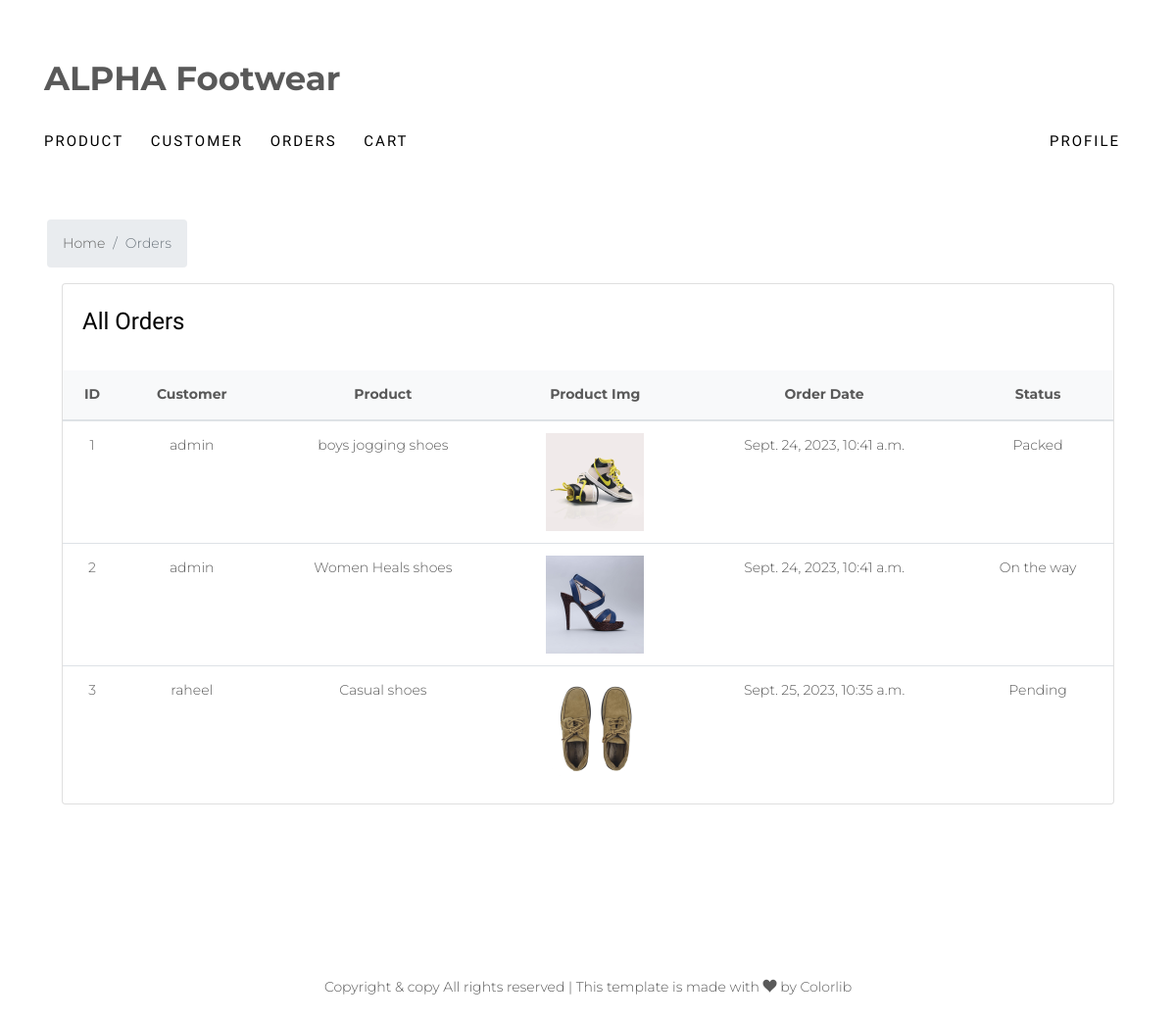
Page /orders/ (signed in) on the committed database.
### product/models.py (models this page shows)
class Order(models.Model):
    user = models.ForeignKey(CustomUser, on_delete=models.CASCADE)
    address = models.ForeignKey(Address, on_delete=models.CASCADE)
    product = models.ForeignKey(ProductDetail, on_delete=models.CASCADE)
    oder_date = models.DateTimeField(auto_now_add=True)
    status = models.CharField(choices=STATUS_CHOICE, default='Pending', max_length=50)

class ProductDetail(models.Model):
    product = models.ForeignKey(Product, on_delete=models.CASCADE)
    size = models.CharField(max_length=25, choices=SHOES_SIZE)

class Product(models.Model):
    title = models.CharField(max_length=256)
    description = HTMLField()
    category = models.CharField(choices=PRODUCT_FOR, max_length=25)
    product_img = models.ImageField(upload_to='photos')
    price = models.IntegerField(null=True, blank=True)

### AdminModule/models.py (models this page shows)
class CustomUser(AbstractUser):
    USERS = (
        ('Admin', 'Admin'),
        ('User', 'User'),
    )
    user = models.CharField(choices=USERS, max_length=25, default='Admin')

### AdminModule/views.py (the view)
# urls.py: path('orders/', orders, name='orders'),
@login_required
def orders(request):
    order = Order.objects.all()
    context = {
        'order': order
    }
    return render(request, 'orders.html', context)

### AdminModule/templates/orders.html (shortened to what this page needs)
{% extends "Dashboard.html" %}
{% load static %}
{% block Dashboard %}
<div class="page-wrapper">
	<div class="page-breadcrumb">
		<div class="row align-items-center">
			<div class="col-5">
				<div class="d-flex align-items-center">
					<nav aria-label="breadcrumb">
						<ol class="breadcrumb">
							<li class="breadcrumb-item"><a href="{% url "Dashboard" %}">Home</a></li>
							<li class="breadcrumb-item active" aria-current="page">Orders</li>
						</ol>
					</nav>
				</div>
			</div>
		</div>
	</div>
	<div class="container-fluid">
		<div class="row">
			<div class="col-12">
				<div class="card">
					<div class="card-body">
						<div class="d-md-flex">
							<div>
								<h4 class="card-title">All Orders</h4>
							</div>
						</div>
					</div>
					<div class="table-responsive">
						<table class="table v-middle">
							<thead>
								<tr class="bg-light">
									<th class="border-top-0">ID</th>
									<th class="border-top-0">Customer</th>
									<th class="border-top-0">Product</th>
									<th class="border-top-0">Product Img</th>
									<th class="border-top-0">Order Date</th>
									<th class="border-top-0">Status</th>
								</tr>
							</thead>
							<tbody>
								{% for ord in order %}
								<tr>
									<td><a href='{% url "orderdetail" ord.id %}'>{{ord.id}}</a></td>
									<td>{{ord.user.username}}</td>
									<td>{{ord.product.product.title}}</td>
									<td>
										<img src="{{ord.product.product.product_img.url}}" height='100' width='100'>
									</td>
									<td>{{ord.oder_date}}</td>
									<td>{{ord.status}}</td>
								</tr>
								{% endfor %}
							</tbody>
						</table>
					</div>
				</div>
			</div>
		</div>
	</div>
</div>
{% endblock Dashboard %}

### rows in the picture
Order: id "1", user.username "admin", product.product "boys jogging shoes", product.product.product_img (picture), oder_date "Sept. 24, 2023, 10:41 a.m.", status "Packed"
Order: id "2", user.username "admin", product.product "Women Heals shoes", product.product.product_img (picture), oder_date "Sept. 24, 2023, 10:41 a.m.", status "On the way"
Order: id "3", user.username "raheel", product.product "Casual shoes", product.product.product_img (picture), oder_date "Sept. 25, 2023, 10:35 a.m.", status "Pending"
